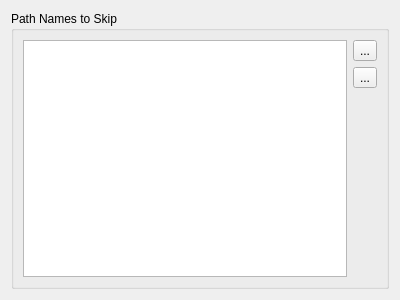
<?xml version="1.0" encoding="UTF-8"?>
<ui version="4.0">
 <class>NMediaManager::NUi::CSkippedPaths</class>
 <widget class="QWidget" name="NMediaManager::NUi::CSkippedPaths">
  <property name="geometry">
   <rect>
    <x>0</x>
    <y>0</y>
    <width>400</width>
    <height>300</height>
   </rect>
  </property>
  <property name="windowTitle">
   <string>Form</string>
  </property>
  <layout class="QVBoxLayout" name="verticalLayout">
   <item>
    <widget class="QGroupBox" name="groupBox_5">
     <property name="title">
      <string>Path Names to Skip</string>
     </property>
     <layout class="QGridLayout" name="gridLayout_11">
      <item row="1" column="1">
       <widget class="QToolButton" name="btnDelSkipPathName">
        <property name="text">
         <string>...</string>
        </property>
        <property name="icon">
         <iconset resource="../../SABUtils/resources/SABUtils.qrc">
          <normaloff>:/SABUtilsResources/delete.png</normaloff>:/SABUtilsResources/delete.png</iconset>
        </property>
       </widget>
      </item>
      <item row="0" column="1">
       <widget class="QToolButton" name="btnAddSkipPathName">
        <property name="text">
         <string>...</string>
        </property>
        <property name="icon">
         <iconset resource="../../SABUtils/resources/SABUtils.qrc">
          <normaloff>:/SABUtilsResources/add.png</normaloff>:/SABUtilsResources/add.png</iconset>
        </property>
       </widget>
      </item>
      <item row="2" column="1">
       <spacer name="verticalSpacer_10">
        <property name="orientation">
         <enum>Qt::Vertical</enum>
        </property>
        <property name="sizeHint" stdset="0">
         <size>
          <width>20</width>
          <height>174</height>
         </size>
        </property>
       </spacer>
      </item>
      <item row="0" column="0" rowspan="3">
       <widget class="QListView" name="pathNamesToSkip"/>
      </item>
     </layout>
    </widget>
   </item>
  </layout>
 </widget>
 <resources>
  <include location="../../SABUtils/resources/SABUtils.qrc"/>
 </resources>
 <connections/>
</ui>
